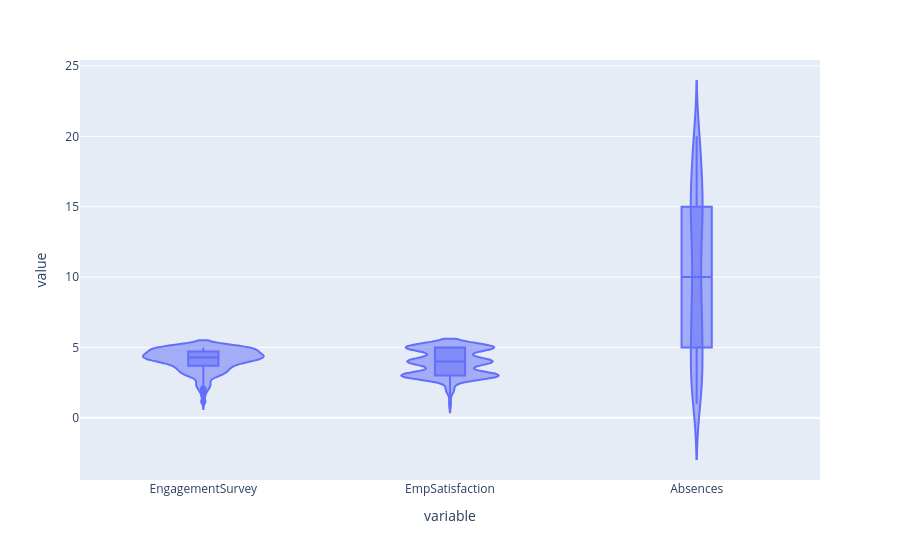

Write notebook code for a chart like this one.
### Code cell
fig = px.violin(
    df,
    y=['EngagementSurvey', 'EmpSatisfaction', 'Absences'],
    box=True
)
fig.show()

### Figure 1 — Plotly figure (JSON) as saved in the notebook; plotly's stock layout.template omitted (floating-point values rounded to 4 significant figures; data arrays with more than 128 entries replaced by an {"elided": "..."} marker saying what was removed)
{"data": [{"alignmentgroup": "True", "box": {"visible": true}, "hovertemplate": "variable=%{x}<br>value=%{y}<extra></extra>", "legendgroup": "", "marker": {"color": "#636efa"}, "name": "", "offsetgroup": "", "orientation": "v", "scalegroup": "True", "showlegend": false, "type": "violin", "x": {"elided": "933 str values"}, "x0": " ", "xaxis": "x", "y": {"elided": "933 float values"}, "y0": " ", "yaxis": "y"}], "layout": {"legend": {"tracegroupgap": 0}, "margin": {"t": 60}, "violinmode": "group", "xaxis": {"anchor": "y", "domain": [0, 1], "title": {"text": "variable"}}, "yaxis": {"anchor": "x", "domain": [0, 1], "title": {"text": "value"}}}}
